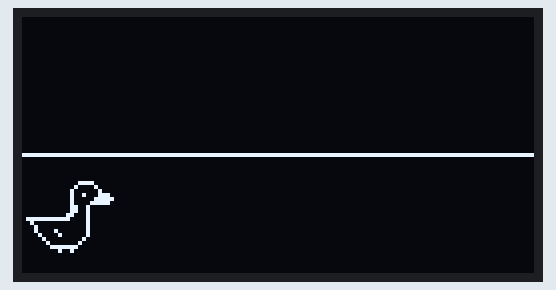
Bench run of a sketch on a simulated Arduino Uno, built with avr-gcc and run on an emulated ATmega328P. On the bench: 128×64 one-colour display. What the sketch prints to the serial monitor is not drawn.

Above: at 0.21 s.
At 4.79 s:
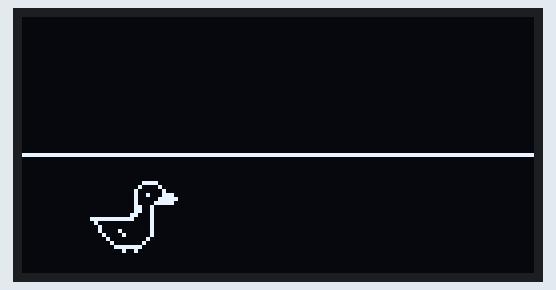
At 8.77 s:
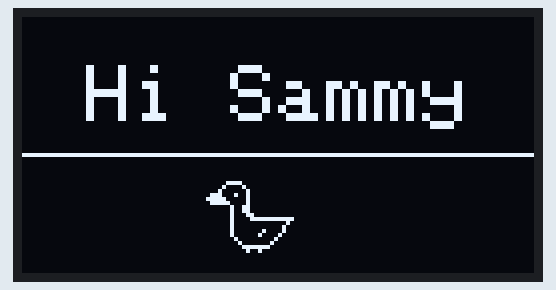
At 12.95 s:
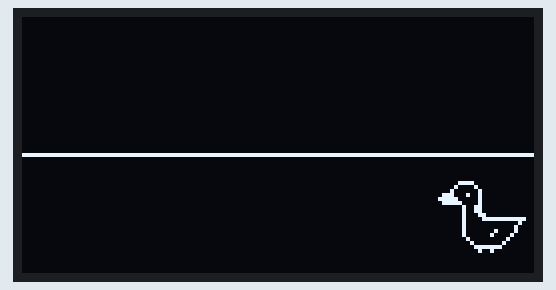
At 19.01 s:
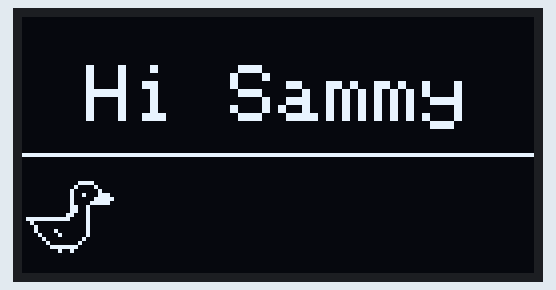
At 30.56 s:
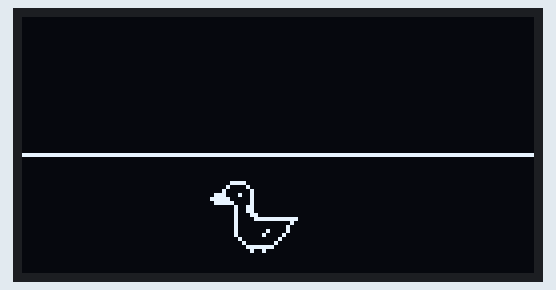

The sketch:

littleTin.ino
```cpp
#include <Arduino.h>
#include <SPI.h>
#include <Wire.h>
#include "Entity.h"


#define OLED_RESET 4
Adafruit_SSD1306 display(OLED_RESET);
//128x64 size display


Entity danny(63,40);
Entity sarah(44, 56);

void setup() {
  Serial.begin(9600);

  //Initialize with I2C addr 0x3D
  display.begin(SSD1306_SWITCHCAPVCC, 0x3C);

  //display.fillCircle(24, 24, 16, WHITE);
  //display.drawPixel(42,40, WHITE);
  //display.drawPixel(42,42, WHITE);
}

void surprise () {
 display.setCursor( 16, 12 );
 display.setTextColor(WHITE);
 display.setTextSize(2);
 display.print("Hi Sammy");


}

int counter = 0;
void loop() {
    display.clearDisplay();
    display.drawLine(0,34,127,34,WHITE);
    danny.draw(display);

    if(counter >9 ) {
      surprise();
    }

    display.display();
    delay(10);
    danny.update();
    counter ++;
    counter = counter % 19;

}
```

Entity.cpp
```cpp
#include "Entity.h"
#include "Arduino.h"


Entity::Entity(int _x, int _y) {
  startX = _x - 11; // width?
  startY = _y - 10; // height?
  x = 0;
  y = _y;
  angle = 0;
  r = 63 - 11;
  motion = 0;
}
void Entity::update() {
  motion = ( r * sin(angle));
  //motionY = ( r * cos(angle));

  x = round(startX + motion);
  //y = round(startY + motionY);
  //debugging info
  Serial.print("Motion: ");
  Serial.println(motion);
  Serial.print("X: ");
  Serial.println(x);
  Serial.print("Angle: ");
  Serial.println(angle);

  //incriment angle
  angle = angle + 0.1;
  if( angle > TWO_PI) {
    angle = angle - TWO_PI;
  }
}
void Entity::draw(Adafruit_SSD1306 &disp) {

  //display.drawPixel(x,y, WHITE);

  //laser
  //display.drawLine(34,16,x,56, WHITE);
  if ( angle >= HALF_PI && angle <= THREE_TWO_PI) {
    disp.drawBitmap(x, y, duckyLeft_bmp, DUCK_W, DUCK_H, WHITE );
  } else {
    disp.drawBitmap(x, y, duckyRight_bmp, DUCK_W, DUCK_H, WHITE );
  }


}
```

Entity.h
```cpp
#ifndef ENTITY_H
#define ENTITY_H
#include <SPI.h>
#include <Wire.h>
#include <Adafruit_GFX.h>
#include <Adafruit_SSD1306.h>
#include "sprites.h"


#define TWO_PI 6.28
#define THREE_TWO_PI 4.712
#define HALF_PI 1.571
#define PI 3.14

class Entity {
  public:
    int startX;
    int startY;
    int x;
    int y;
    float angle;
    float motion;
    //float motionY;
    float r;
  Entity(int _x, int _y);
  void update();
  void draw(Adafruit_SSD1306 &disp);
};

#endif
```

sprites.h
```cpp
#ifndef SPRITES_H
#define SPRITES_H
#include <Arduino.h>

//23x20
#define DUCK_H 20
#define DUCK_W 23
static const unsigned char PROGMEM duckyRight_bmp[] =
{
0x0,0x0,0x0,
0x0,0x3,0xc0,
0x0,0x4,0x20,
0x0,0x8,0x10,
0x0,0x9,0x1c,
0x0,0x8,0x3e,
0x0,0x8,0x7c,
0x0,0xc,0x80,
0x0,0xc,0x80,
0x0,0x18,0x80,
0x7f,0xf0,0x80,
0x20,0x0,0x80,
0x10,0x0,0x80,
0x10,0x80,0x80,
0x8,0x40,0x80,
0x4,0x1,0x0,
0x2,0x2,0x0,
0x1,0xfc,0x0,
0x0,0x48,0x0,
0x0,0x0,0x0
};

static const unsigned char PROGMEM duckyLeft_bmp[] =
{
0x0,0x0,0x0,
0x7,0x80,0x0,
0x8,0x40,0x0,
0x10,0x20,0x0,
0x71,0x20,0x0,
0xf8,0x20,0x0,
0x7c,0x20,0x0,
0x2,0x60,0x0,
0x2,0x60,0x0,
0x2,0x30,0x0,
0x2,0x1f,0xfc,
0x2,0x0,0x8,
0x2,0x0,0x10,
0x2,0x2,0x10,
0x2,0x4,0x20,
0x1,0x0,0x40,
0x0,0x80,0x80,
0x0,0x7f,0x0,
0x0,0x24,0x0,
0x0,0x0,0x0
};


#endif
```
